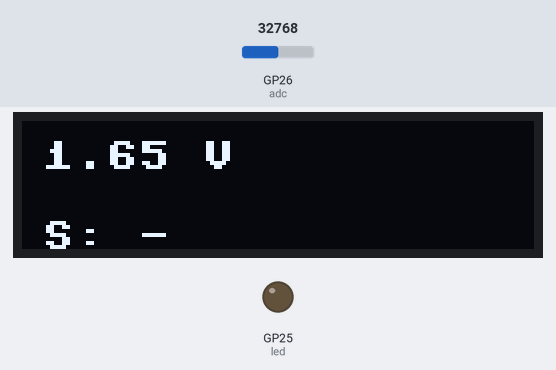
Bench run of a program on a simulated Raspberry Pi Pico running MicroPython. On the bench: 128×32 one-colour display, output pins drawn as LEDs (lit = HIGH). Inputs (shaded band) come from the test bench; at power-on: GP26 (adc) = 32768 (analog values on the 0–65535 scale).

Above: at 1.2 s.
1.3 s: GP26 (adc) set to 20896
2.8 s: GP26 (adc) set to 19408
At 3.3 s:
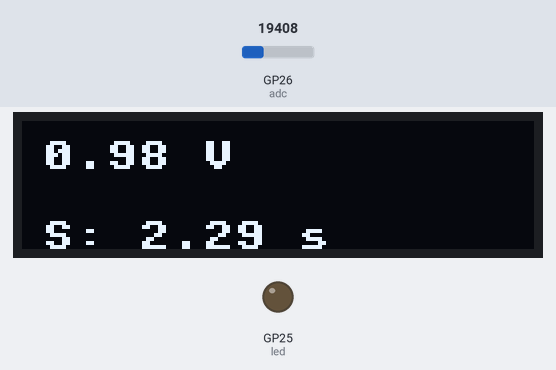
4.3 s: GP26 (adc) set to 19660
Timing chart, 0 to 7.3 s (numbered marks = the images above; inputs shaded):
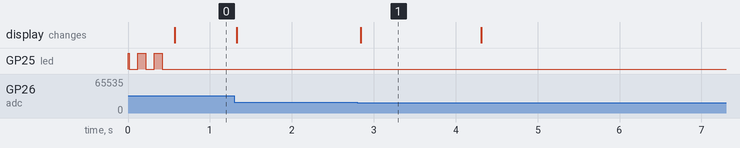

The program:

main.py
```python
from machine import I2C, Pin, ADC, Timer
from time import sleep_ms, time_ns
from ssd1306 import SSD1306_I2C

# setup led on board
led = Pin(25, mode=Pin.OUT)
led.on()

# variables
voltage: float = 3.30
shutter_open: bool = False
shutter_speed_ms: int = 0
shutter_start: int = 0

# setup
i2c = I2C(0, sda=Pin(0), scl=Pin(1), freq=400000)
I2C_ADDR = i2c.scan()[0]

# init display
oled = SSD1306_I2C(128, 32, i2c)

# set contrast
oled.contrast(64)

# setup adc pin
adc = ADC(Pin(26, mode=Pin.IN))

# flash led
for _ in range(5):
    led.toggle()
    sleep_ms(100)
led.off()

def read_voltage():
    global adc
    val = adc.read_u16()
    val = val * (3.3 / 65535)
    return val

def update_display(timer):
    global oled
    global voltage
    global shutter_speed_ms
    global shutter_open

    # clear Display
    oled.fill(0)

    # display voltage
    oled.text(f"{voltage:.2f} V", 5, 5)

    # format shutter speed
    s: str = f"{shutter_speed_ms} ms"

    if shutter_speed_ms >= 1000:
        # display shutter speed in seconds
        s = f"{(shutter_speed_ms / 1000):.2f} s"

    if shutter_speed_ms == 0:
        s = "-"

    # display shutter speed
    oled.text(f"S: {s}", 5, 25)

    oled.show()

def poll(timer):
    global voltage
    global shutter_speed_ms
    global shutter_start
    global shutter_open

    # voltage threshold
    threshold = 1

    voltage = read_voltage()

    if voltage >= threshold and not shutter_open:
        shutter_open = True
        shutter_start = time_ns()
        return

    if voltage < threshold and shutter_open:
        shutter_open = False
        shutter_speed_ms = (time_ns() - shutter_start) // 1_000_000

if __name__ == "__main__":
    display_timer = Timer(mode=Timer.PERIODIC, period=42, callback=update_display)
    poll = Timer(mode=Timer.PERIODIC, period=1, callback=poll)
```

Measured:
- the behaviour switches between 19872 and 19856 on GP26 (adc) (found by bisection; images 0 and 1)
- after the input at 2.8 s, the display: changes at once (image 1)
- by itself, GP25 (led): repeats every 0.20 s: LOW 0.10 s, HIGH 0.10 s, until it stays LOW from 0.4 s
